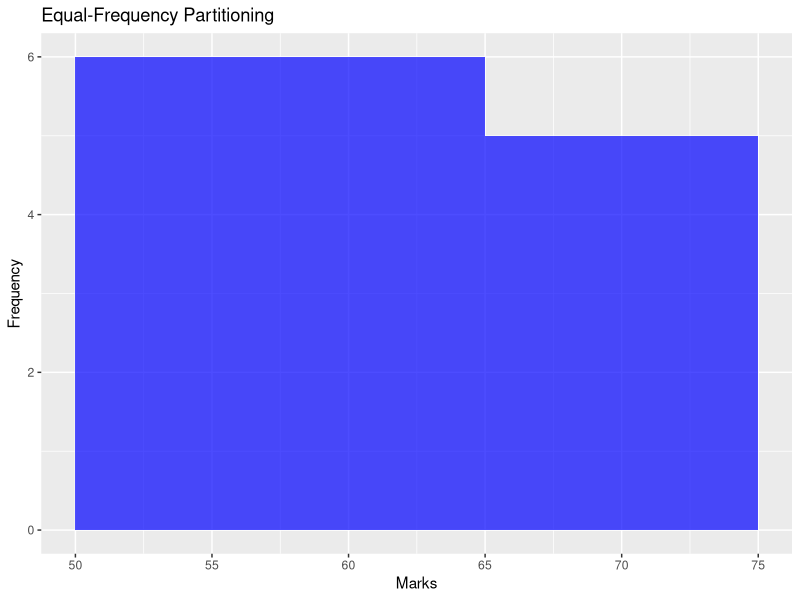
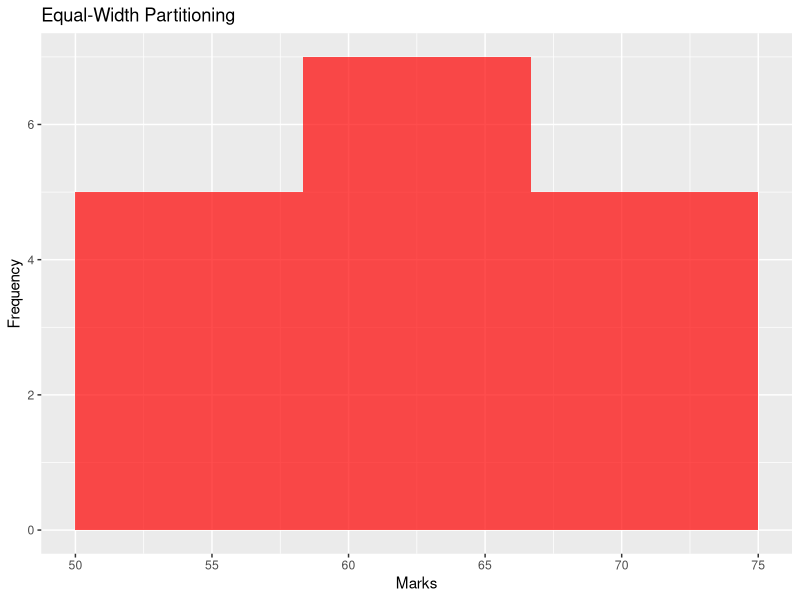

The R source for these figures, in order:
marks <- c(55, 60, 71, 63, 55, 65, 50, 55, 58, 59, 61, 63, 65, 67, 71, 72, 75)

library(ggplot2)
breaks_eq_freq <- quantile(marks, probs = seq(0, 1, length.out = 4))
hist_eq_freq <- ggplot(data.frame(marks), aes(x = marks)) + 
  geom_histogram(breaks = breaks_eq_freq, fill = "blue", alpha = 0.7) +
  labs(title = "Equal-Frequency Partitioning", x = "Marks", y = "Frequency")
print(hist_eq_freq)

breaks_eq_width <- seq(min(marks), max(marks), length.out = 4)
hist_eq_width <- ggplot(data.frame(marks), aes(x = marks)) + 
  geom_histogram(breaks = breaks_eq_width, fill = "red", alpha = 0.7) +
  labs(title = "Equal-Width Partitioning", x = "Marks", y = "Frequency")
print(hist_eq_width)

speed <- c(78.3, 81.8, 82, 74.2, 83.4, 84.5, 82.9, 77.5, 80.9, 70.6)

iqr_speed <- IQR(speed)
sd_speed <- sd(speed)

cat("Inter Quartile Range:", iqr_speed, "\n")
cat("Standard Deviation:", sd_speed, "\n")
